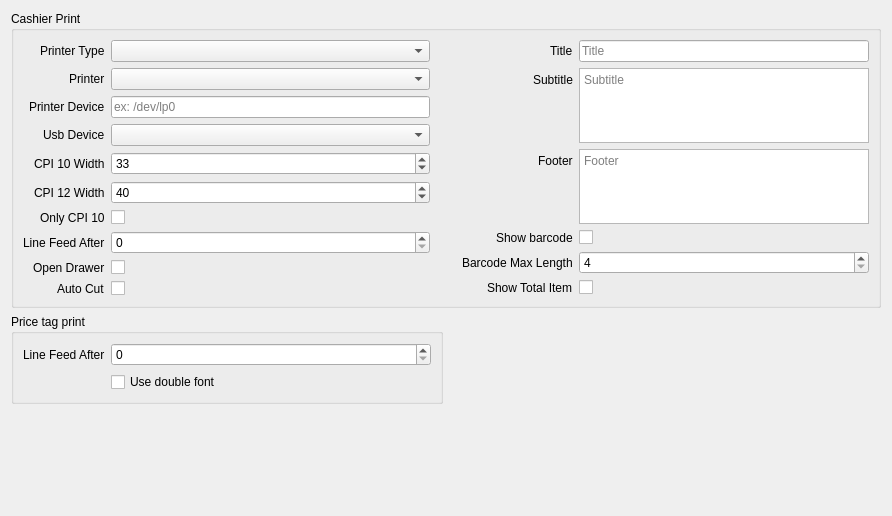
         <widget class="QWidget" name="scrollAreaWidgetContents_2">
          <property name="geometry">
           <rect>
            <x>0</x>
            <y>0</y>
            <width>892</width>
            <height>516</height>
           </rect>
          </property>
          <layout class="QVBoxLayout" name="verticalLayout_8">
           <item>
            <widget class="QGroupBox" name="groupBox_4">
             <property name="title">
              <string>Cashier Print</string>
             </property>
             <layout class="QVBoxLayout" name="verticalLayout_9">
              <item>
               <layout class="QHBoxLayout" name="horizontalLayout_5" stretch="1,0,1">
                <property name="spacing">
                 <number>6</number>
                </property>
                <property name="rightMargin">
                 <number>0</number>
                </property>
                <property name="bottomMargin">
                 <number>0</number>
                </property>
                <item>
                 <layout class="QFormLayout" name="formLayout_4">
                  <property name="labelAlignment">
                   <set>Qt::AlignRight|Qt::AlignTrailing|Qt::AlignVCenter</set>
                  </property>
                  <item row="0" column="0">
                   <widget class="QLabel" name="label_10">
                    <property name="text">
                     <string>Printer Type</string>
                    </property>
                   </widget>
                  </item>
                  <item row="0" column="1">
                   <widget class="QComboBox" name="comboPrintCashierType"/>
                  </item>
                  <item row="1" column="0">
                   <widget class="QLabel" name="labelPrinter">
                    <property name="text">
                     <string>Printer</string>
                    </property>
                   </widget>
                  </item>
                  <item row="1" column="1">
                   <widget class="QComboBox" name="comboPrintCashier"/>
                  </item>
                  <item row="2" column="0">
                   <widget class="QLabel" name="labelPrinterDevice">
                    <property name="text">
                     <string>Printer Device</string>
                    </property>
                   </widget>
                  </item>
                  <item row="2" column="1">
                   <widget class="QLineEdit" name="linePrintCashierDevice">
                    <property name="placeholderText">
                     <string>ex: /dev/lp0</string>
                    </property>
                   </widget>
                  </item>
                  <item row="4" column="0">
                   <widget class="QLabel" name="label_18">
                    <property name="text">
                     <string>CPI 10 Width</string>
                    </property>
                   </widget>
                  </item>
                  <item row="4" column="1">
                   <widget class="QSpinBox" name="spinCashierCpi10">
                    <property name="minimum">
                     <number>20</number>
                    </property>
                    <property name="maximum">
                     <number>1000</number>
                    </property>
                    <property name="value">
                     <number>33</number>
                    </property>
                   </widget>
                  </item>
                  <item row="5" column="0">
                   <widget class="QLabel" name="label_19">
                    <property name="text">
                     <string>CPI 12 Width</string>
                    </property>
                   </widget>
                  </item>
                  <item row="5" column="1">
                   <widget class="QSpinBox" name="spinCashierCpi12">
                    <property name="minimum">
                     <number>20</number>
                    </property>
                    <property name="maximum">
                     <number>1000</number>
                    </property>
                    <property name="value">
                     <number>40</number>
                    </property>
                   </widget>
                  </item>
                  <item row="11" column="0">
                   <widget class="QLabel" name="label_23">
                    <property name="text">
                     <string>Line Feed After</string>
                    </property>
                   </widget>
                  </item>
                  <item row="11" column="1">
                   <widget class="QSpinBox" name="spinCashierLinefeed"/>
                  </item>
                  <item row="12" column="0">
                   <widget class="QLabel" name="label_21">
                    <property name="text">
                     <string>Open Drawer</string>
                    </property>
                   </widget>
                  </item>
                  <item row="12" column="1">
                   <widget class="QCheckBox" name="checkPrintCashierDrawer">
                    <property name="text">
                     <string/>
                    </property>
                   </widget>
                  </item>
                  <item row="13" column="0">
                   <widget class="QLabel" name="label_20">
                    <property name="text">
                     <string>Auto Cut</string>
                    </property>
                   </widget>
                  </item>
                  <item row="13" column="1">
                   <widget class="QCheckBox" name="checkPrintCashierCut">
                    <property name="text">
                     <string/>
                    </property>
                   </widget>
                  </item>
                  <item row="3" column="0">
                   <widget class="QLabel" name="labelUsb">
                    <property name="text">
                     <string>Usb Device</string>
                    </property>
                   </widget>
                  </item>
                  <item row="3" column="1">
                   <widget class="QComboBox" name="comboUsb"/>
                  </item>
                  <item row="10" column="0">
                   <widget class="QLabel" name="label_38">
                    <property name="text">
                     <string>Only CPI 10</string>
                    </property>
                   </widget>
                  </item>
                  <item row="10" column="1">
                   <widget class="QCheckBox" name="checkOnly10">
                    <property name="text">
                     <string/>
                    </property>
                   </widget>
                  </item>
                 </layout>
                </item>
                <item>
                 <widget class="QWidget" name="widget_3" native="true">
                  <property name="minimumSize">
                   <size>
                    <width>20</width>
                    <height>0</height>
                   </size>
                  </property>
                 </widget>
                </item>
                <item>
                 <layout class="QFormLayout" name="formLayout_9">
                  <property name="labelAlignment">
                   <set>Qt::AlignRight|Qt::AlignTrailing|Qt::AlignVCenter</set>
                  </property>
                  <property name="rightMargin">
                   <number>0</number>
                  </property>
                  <item row="0" column="0">
                   <widget class="QLabel" name="label_13">
                    <property name="text">
                     <string>Title</string>
                    </property>
                   </widget>
                  </item>
                  <item row="0" column="1">
                   <widget class="QLineEdit" name="linePrintCashierTitle">
                    <property name="placeholderText">
                     <string>Title</string>
                    </property>
                   </widget>
                  </item>
                  <item row="1" column="0">
                   <widget class="QLabel" name="label_14">
                    <property name="text">
                     <string>Subtitle</string>
                    </property>
                   </widget>
                  </item>
                  <item row="1" column="1">
                   <widget class="QPlainTextEdit" name="plainPrintCashierSubtitle">
                    <property name="sizePolicy">
                     <sizepolicy hsizetype="Expanding" vsizetype="Maximum">
                      <horstretch>0</horstretch>
                      <verstretch>0</verstretch>
                     </sizepolicy>
                    </property>
                    <property name="maximumSize">
                     <size>
                      <width>16777215</width>
                      <height>75</height>
                     </size>
                    </property>
                    <property name="placeholderText">
                     <string>Subtitle</string>
                    </property>
                   </widget>
                  </item>
                  <item row="2" column="0">
                   <widget class="QLabel" name="label_15">
                    <property name="text">
                     <string>Footer</string>
                    </property>
                   </widget>
                  </item>
                  <item row="2" column="1">
                   <widget class="QPlainTextEdit" name="plainPrintCashierFooter">
                    <property name="sizePolicy">
                     <sizepolicy hsizetype="Preferred" vsizetype="Maximum">
                      <horstretch>0</horstretch>
                      <verstretch>0</verstretch>
                     </sizepolicy>
                    </property>
                    <property name="minimumSize">
                     <size>
                      <width>0</width>
                      <height>0</height>
                     </size>
                    </property>
                    <property name="maximumSize">
                     <size>
                      <width>16777215</width>
                      <height>75</height>
                     </size>
                    </property>
                    <property name="tabChangesFocus">
                     <bool>true</bool>
                    </property>
                    <property name="placeholderText">
                     <string>Footer</string>
                    </property>
                   </widget>
                  </item>
                  <item row="4" column="0">
                   <widget class="QLabel" name="label_29">
                    <property name="text">
                     <string>Show barcode</string>
                    </property>
                   </widget>
                  </item>
                  <item row="4" column="1">
                   <widget class="QCheckBox" name="checkShowBarcode">
                    <property name="text">
                     <string/>
                    </property>
                   </widget>
                  </item>
                  <item row="5" column="0">
                   <widget class="QLabel" name="label_28">
                    <property name="text">
                     <string>Barcode Max Length</string>
                    </property>
                   </widget>
                  </item>
                  <item row="5" column="1">
                   <widget class="QSpinBox" name="spinBarcodeLength">
                    <property name="minimum">
                     <number>4</number>
                    </property>
                    <property name="maximum">
                     <number>100</number>
                    </property>
                   </widget>
                  </item>
                  <item row="6" column="0">
                   <widget class="QLabel" name="label_47">
                    <property name="text">
                     <string>Show Total Item</string>
                    </property>
                   </widget>
                  </item>
                  <item row="6" column="1">
                   <widget class="QCheckBox" name="checkShowTotalItem">
                    <property name="text">
                     <string/>
                    </property>
                   </widget>
                  </item>
                 </layout>
                </item>
               </layout>
              </item>
             </layout>
            </widget>
           </item>
           <item>
            <layout class="QGridLayout" name="gridLayout">
             <property name="topMargin">
              <number>0</number>
             </property>
             <item row="0" column="0">
              <widget class="QGroupBox" name="groupBox_5">
               <property name="title">
                <string>Price tag print</string>
               </property>
               <layout class="QFormLayout" name="formLayout_6">
                <property name="labelAlignment">
                 <set>Qt::AlignRight|Qt::AlignTrailing|Qt::AlignVCenter</set>
                </property>
                <item row="0" column="0">
                 <widget class="QLabel" name="label_24">
                  <property name="text">
                   <string>Line Feed After</string>
                  </property>
                 </widget>
                </item>
                <item row="0" column="1">
                 <widget class="QSpinBox" name="spinCashierPriceLinefeed"/>
                </item>
                <item row="1" column="1">
                 <widget class="QCheckBox" name="checkDoubleFont">
                  <property name="text">
                   <string>Use double font</string>
                  </property>
                 </widget>
                </item>
               </layout>
              </widget>
             </item>
             <item row="0" column="1">
              <widget class="QLabel" name="label_48">
               <property name="text">
                <string/>
               </property>
              </widget>
             </item>
            </layout>
           </item>
           <item>
            <spacer name="verticalSpacer_2">
             <property name="orientation">
              <enum>Qt::Vertical</enum>
             </property>
             <property name="sizeHint" stdset="0">
              <size>
               <width>20</width>
               <height>40</height>
              </size>
             </property>
            </spacer>
           </item>
          </layout>
         </widget>
